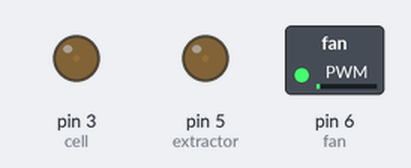
This sketch was run on a simulated Arduino Uno, built with avr-gcc and run on an emulated ATmega328P. On the bench: switched loads named in the sketch (green lamp = pin HIGH), output pins drawn as LEDs (lit = HIGH).

Above: at 0.05 s.
At 1.25 s:
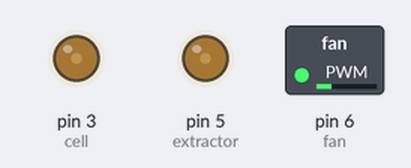
At 2.5 s:
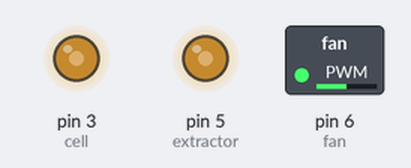
At 3.75 s:
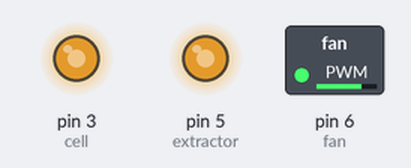
At 5.0 s:
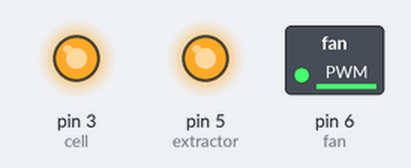
Timing chart, 0 to 6.6 s (numbered marks = the images above):
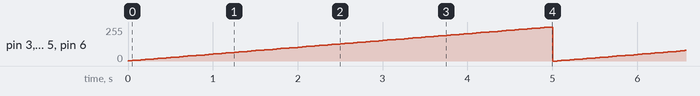

Measured:
- by itself, pin 3 (cell), pin 5 (extractor), pin 6 (fan): ramps from 0/255 to 254/255 and jumps back, once every 5.1 s

The sketch:

AnalogTest.ino
```cpp
#define cell 3
#define extractor 5
#define fan 6
double val;
void setup() {
  //Serial.begin(115200);
  //Serial.println("Arduino");

}

void loop() {
  //val= analogRead(A1);
  val += 0.01;
  if (val>1) val = 0;
  //Serial.println(val*100);
  analogWrite(cell,val*255);
  analogWrite(extractor,val*255);
  analogWrite(fan,val*255);
  delay(50);

}
```
